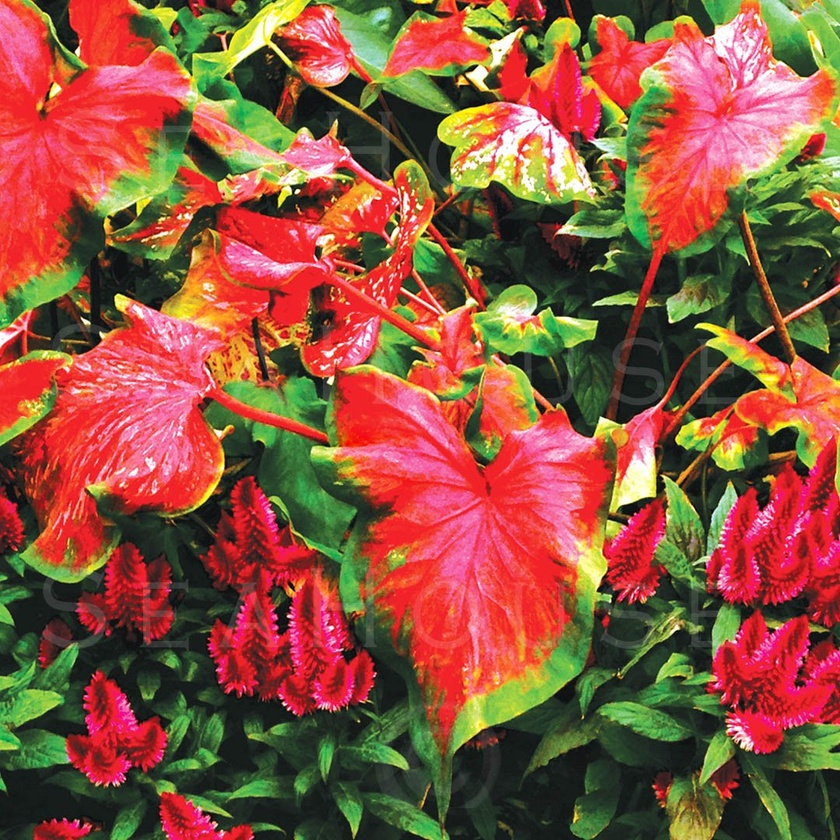
#> input picture flowers.jpg, 840 x 840 px, shrunk from 1080 x 1080 before the run, given in place of pill.jpg, which was not available
$ python insta.py
#> lines starting #> are read from the running program, lines starting #| are printed output that depends on the picture; pictures that were not available may be replaced by others from this repository, and a replacement may not be noted
import matplotlib.pyplot as plt
from PIL import Image
pill = Image.open("pill.jpg")
#> pill is the input picture: PIL image 840x840 RGB; mean R, G, B 141.6, 85.4, 61.7
print(pill)
#| <PIL.JpegImagePlugin.JpegImageFile image mode=RGB size=840x840 at 0x7F83BE27A490>

print('pill (RGB)')
plt.imshow(pill)
plt.show()
r,g,b = pill.split()
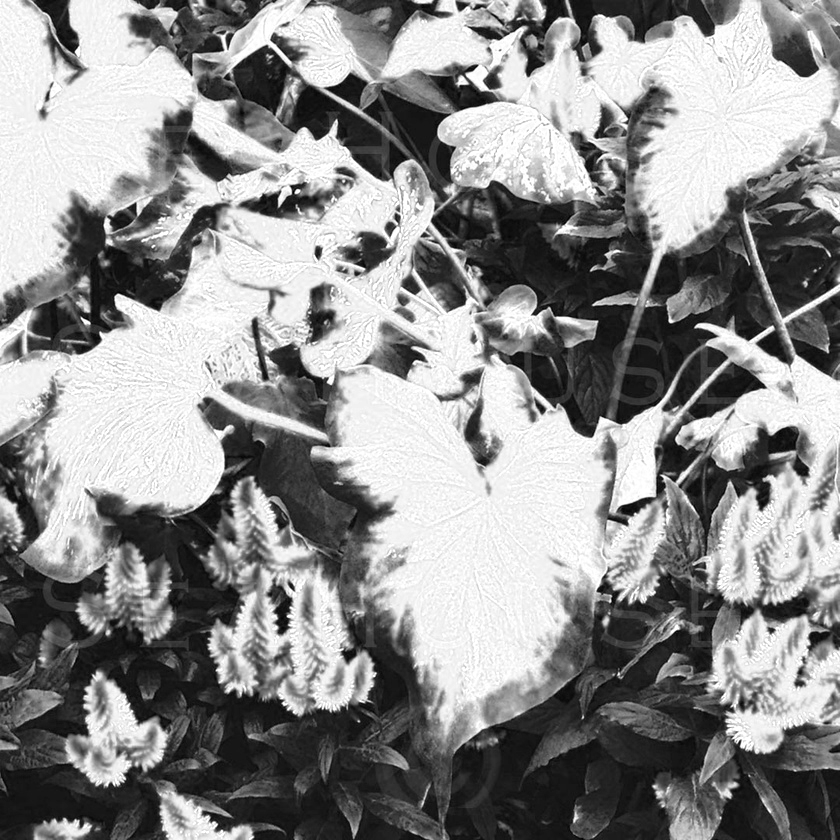
#> r: PIL image 840x840 L; min 0, max 255, mean 141.6
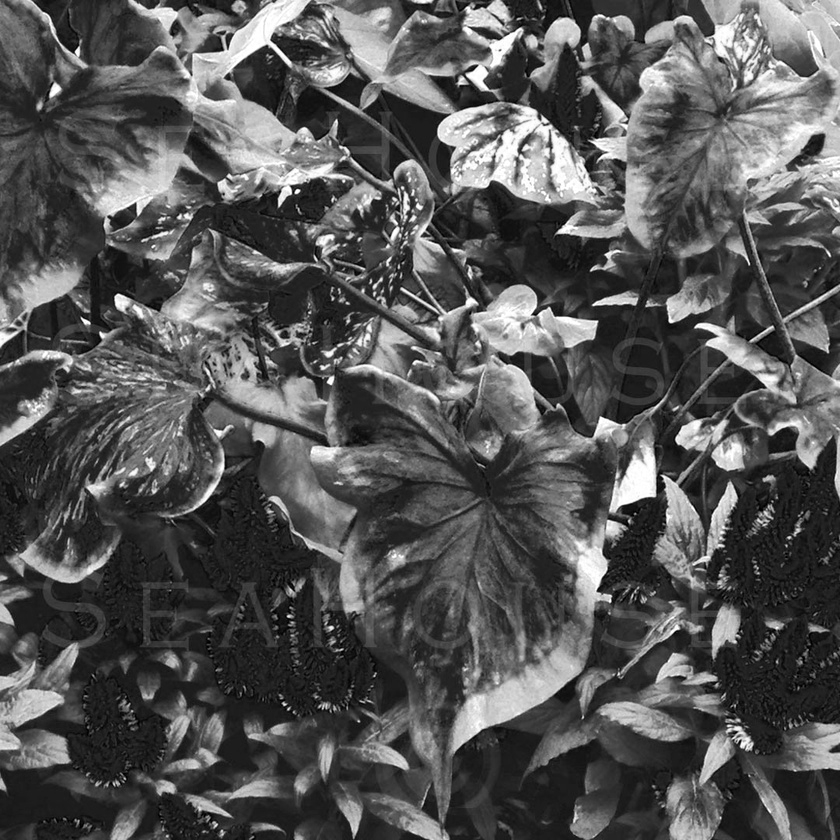
#> g: PIL image 840x840 L; min 0, max 255, mean 85.4
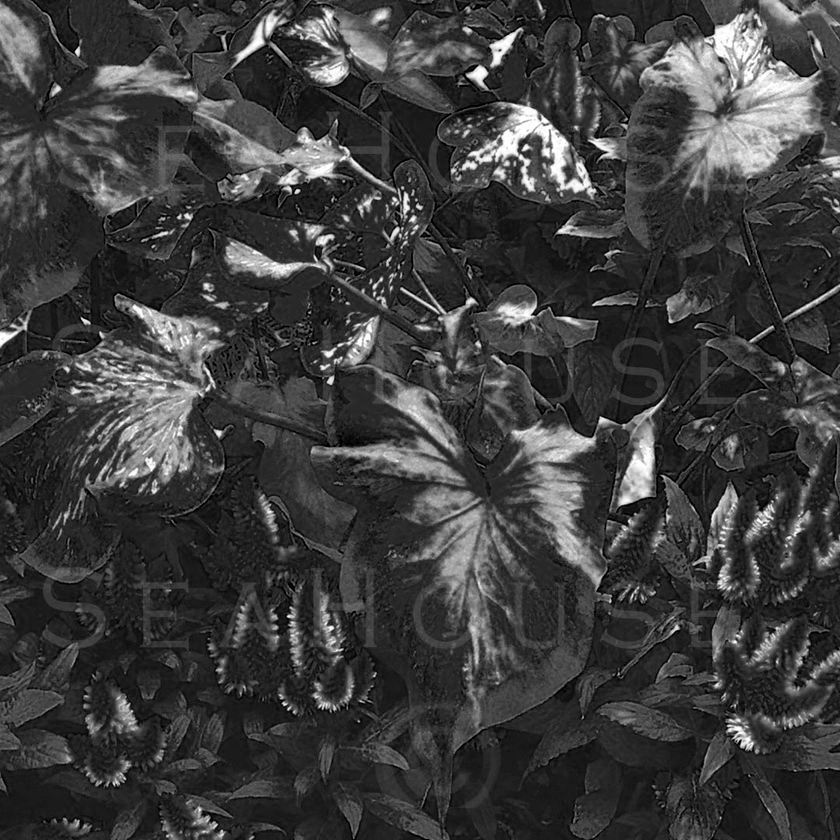
#> b: PIL image 840x840 L; min 0, max 255, mean 61.7

texture = Image.open("texture.jpeg")
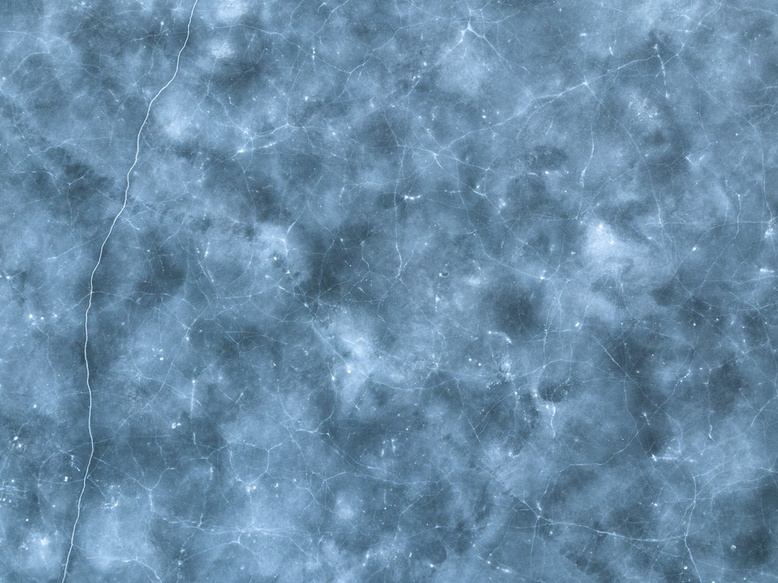
#> input picture texture.jpeg, 778 x 583 px, shrunk from 1000 x 749 before the run
#> texture is the input picture: PIL image 778x583 RGB; mean R, G, B 106.1, 140.5, 168.2
print(texture)
#| <PIL.JpegImagePlugin.JpegImageFile image mode=RGB size=778x583 at 0x7F83BE2BDED0>

print('texture (RGB)')
plt.imshow(texture)
plt.show()

rT, gT, bT =texture.split()
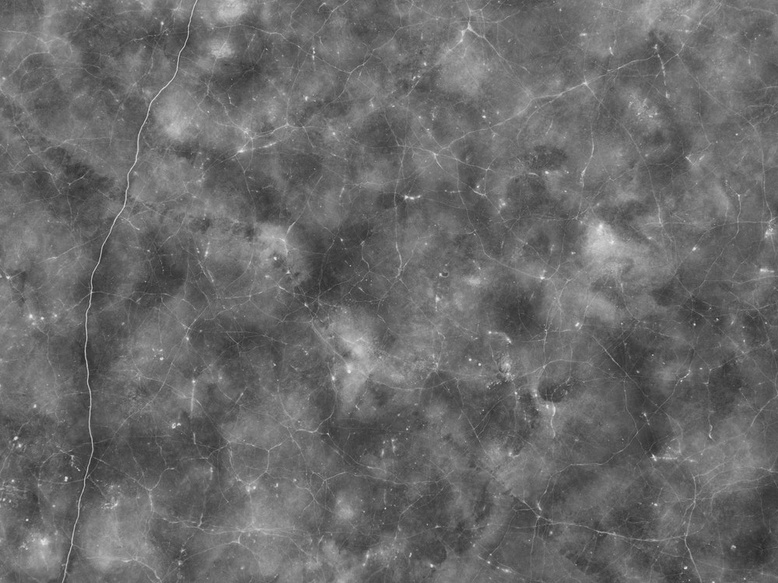
#> rT: PIL image 778x583 L; min 36, max 236, mean 106.1
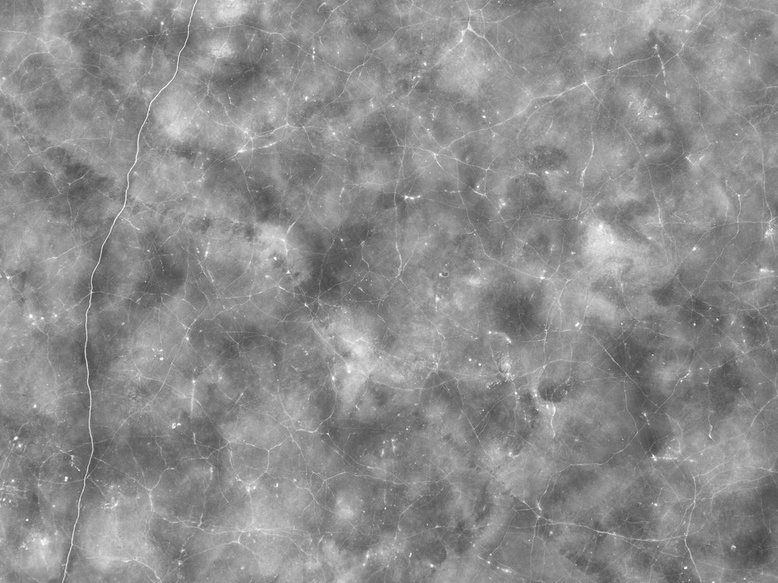
#> gT: PIL image 778x583 L; min 63, max 255, mean 140.5
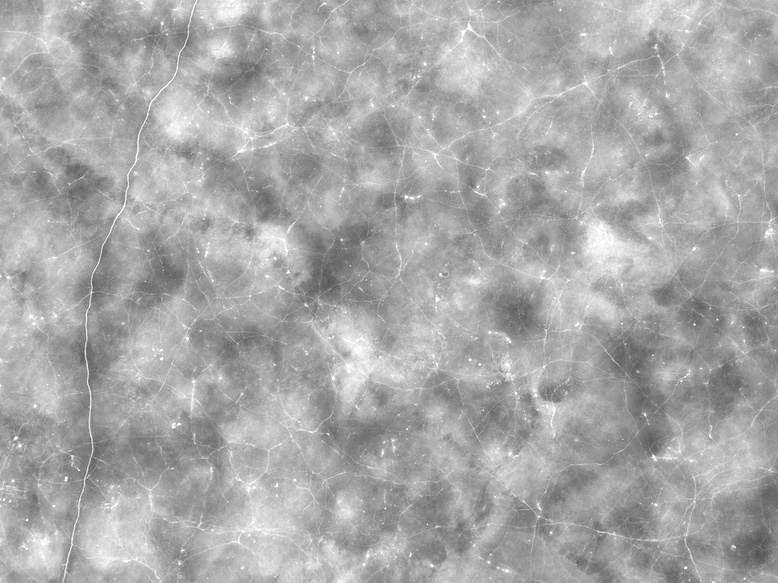
#> bT: PIL image 778x583 L; min 80, max 255, mean 168.2

#> (the run stopped early here; a loop or call above may not have finished)
